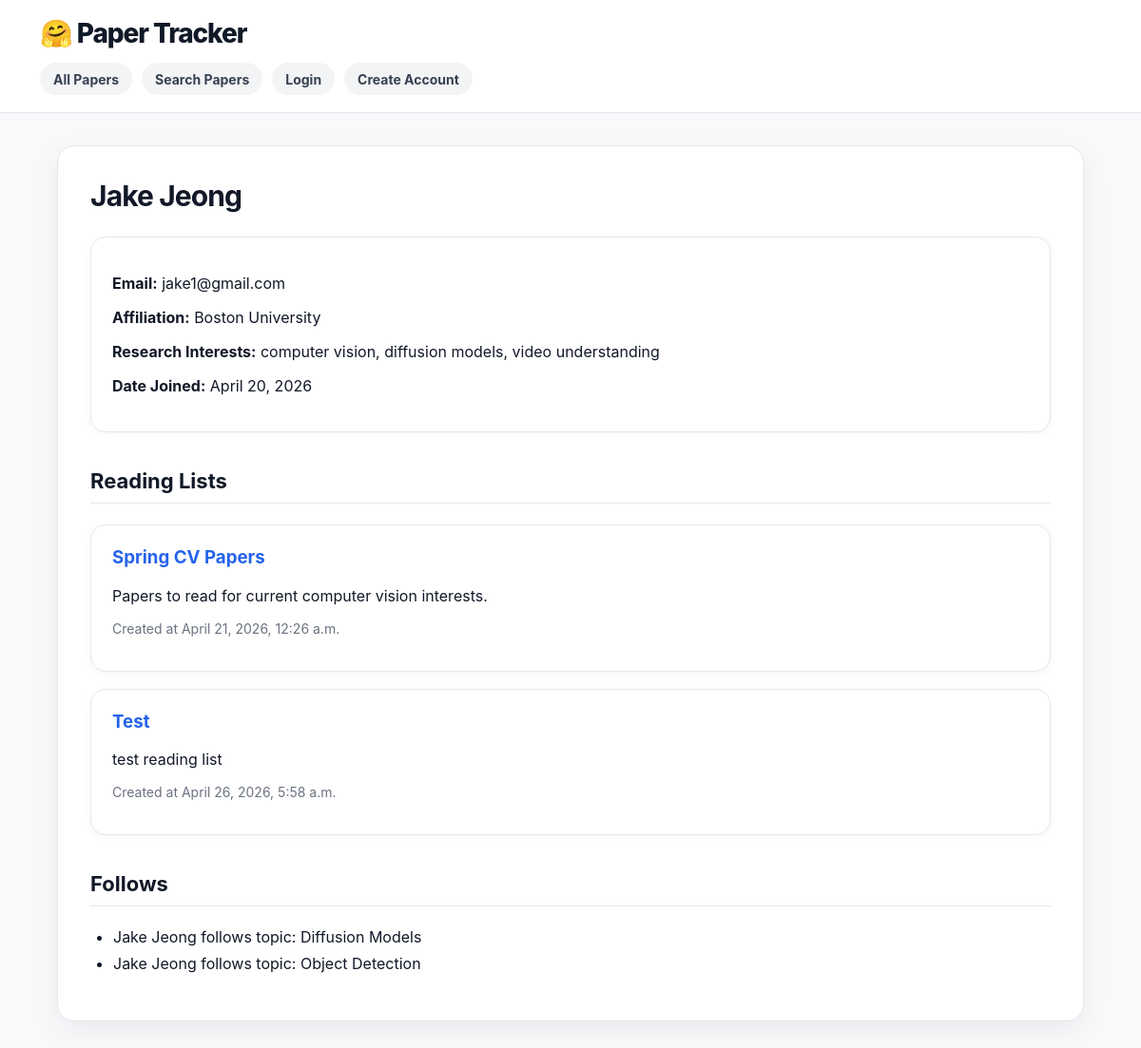
/paper_tracker/profile/1/, run on an earlier commit of the app's database.
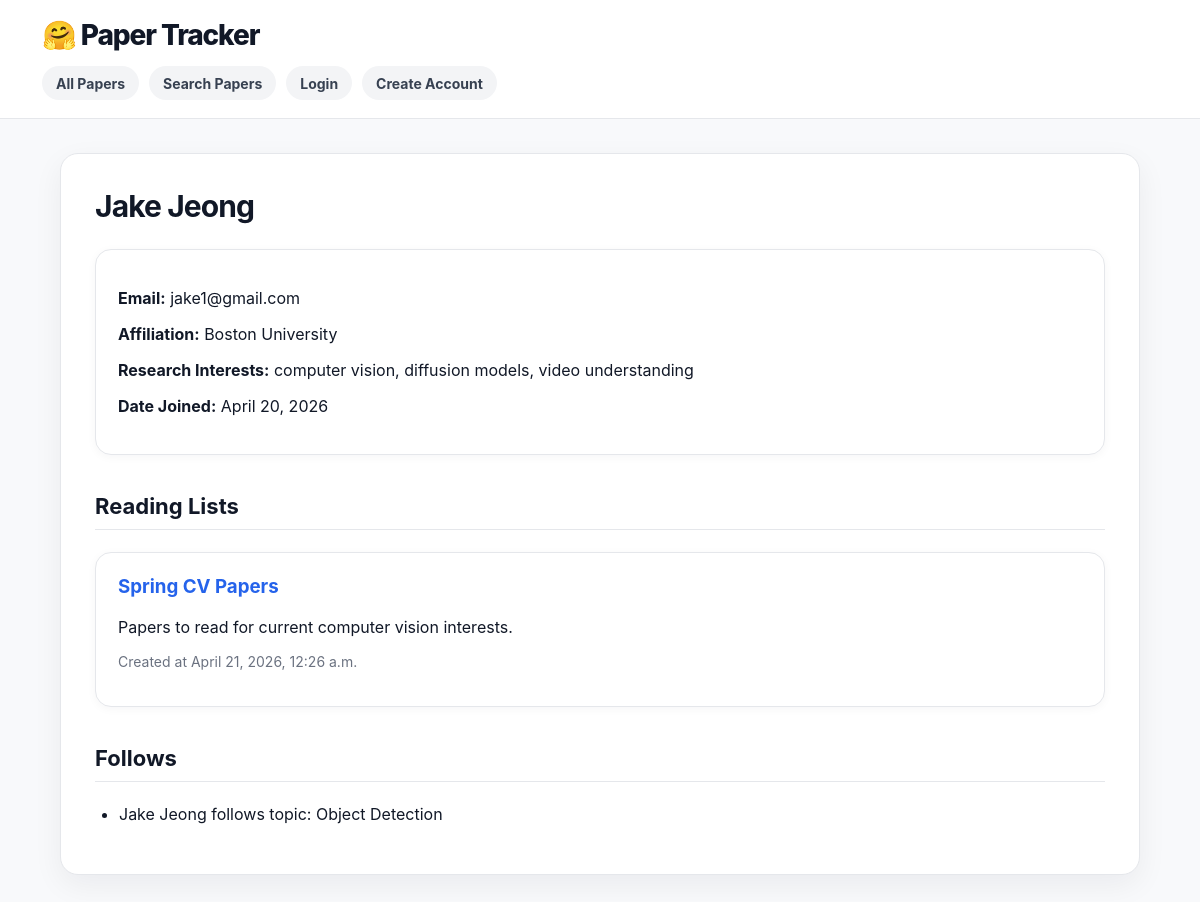
And on a later commit of the database.
### paper_tracker/models.py (models this page shows, shortened)
class ReadingList(models.Model):
    user_profile = models.ForeignKey(UserProfile, on_delete=models.CASCADE)
    name = models.CharField(max_length=150)
    description = models.TextField(blank=True)
    created_at = models.DateTimeField(auto_now_add=True)

class Follow(models.Model):
    user_profile = models.ForeignKey(UserProfile, on_delete=models.CASCADE)
    follow_type = models.CharField(max_length=50)   # topic, author, or institution
    topic = models.ForeignKey(Topic, on_delete=models.CASCADE, null=True, blank=True)
    author = models.ForeignKey(Author, on_delete=models.CASCADE, null=True, blank=True)
    institution = models.ForeignKey(Institution, on_delete=models.CASCADE, null=True, blank=True)
    followed_at = models.DateTimeField(auto_now_add=True)
    def get_followed_object(self):
        if self.follow_type == "topic":
            return self.topic
        elif self.follow_type == "author":
            return self.author
        elif self.follow_type == "institution":
            return self.institution
        return None
    def __str__(self):
        followed_object = self.get_followed_object()
        if followed_object:
            return f"{self.user_profile.display_name} follows {self.follow_type}: {followed_object}"
        return f"{self.user_profile.display_name} follows {self.follow_type}"

class UserProfile(models.Model):
    user = models.OneToOneField(User, on_delete=models.CASCADE)
    display_name = models.CharField(max_length=100)
    email = models.EmailField()
    affiliation = models.CharField(max_length=200, blank=True)
    research_interests = models.TextField(blank=True)
    date_joined = models.DateField(auto_now_add=True)
    def get_reading_lists(self):
        return ReadingList.objects.filter(user_profile=self)
    def get_follows(self):
        return Follow.objects.filter(user_profile=self)

class Topic(models.Model):
    name = models.CharField(max_length=100)
    description = models.TextField(blank=True)
    category_type = models.CharField(max_length=100)
    def __str__(self):
        return self.name

### paper_tracker/views.py (the view)
# urls.py: path("profile/<int:pk>/", ShowProfileView.as_view(), name="show_profile"),
class ShowProfileView(DetailView):
    model = UserProfile
    template_name = "paper_tracker/show_profile.html"
    context_object_name = "profile"
    def get_context_data(self, **kwargs):
        context = super().get_context_data(**kwargs)
        profile = self.get_object()
        context["reading_lists"] = profile.get_reading_lists()
        context["follows"] = profile.get_follows()
        return context

### paper_tracker/templates/paper_tracker/show_profile.html (shortened to what this page needs)
{% extends 'paper_tracker/base.html' %}
{% block content %}
<h2>{{ profile.display_name }}</h2>
<div class="card">
    <p><strong>Email:</strong> {{ profile.email }}</p>
    <p><strong>Affiliation:</strong> {{ profile.affiliation }}</p>
    <p><strong>Research Interests:</strong> {{ profile.research_interests }}</p>
    <p><strong>Date Joined:</strong> {{ profile.date_joined }}</p>
</div>
<h3 class="section-title">Reading Lists</h3>
{% if reading_lists %}
    {% for reading_list in reading_lists %}
        <div class="card">
            <h3>
                <a href="{% url 'paper_tracker:show_reading_list' reading_list.pk %}">
                    {{ reading_list.name }}
                </a>
            </h3>
            <p>{{ reading_list.description }}</p>
            <p class="muted">Created at {{ reading_list.created_at }}</p>
        </div>
    {% endfor %}
{% else %}
    <p>No reading lists found.</p>
{% endif %}
<h3 class="section-title">Follows</h3>
{% if follows %}
    <ul>
        {% for follow in follows %}
            <li>{{ follow }}</li>
        {% endfor %}
    </ul>
{% else %}
    <p>No follows found.</p>
{% endif %}
{% endblock %}

What changed in the data, as far as the page shows it:
removed ReadingList: name "Test", description "test reading list", created_at "April 26, 2026, 5:58 a.m."
removed Follow: follow_type+topic+user_profile "Jake Jeong follows topic: Diffusion Models"
